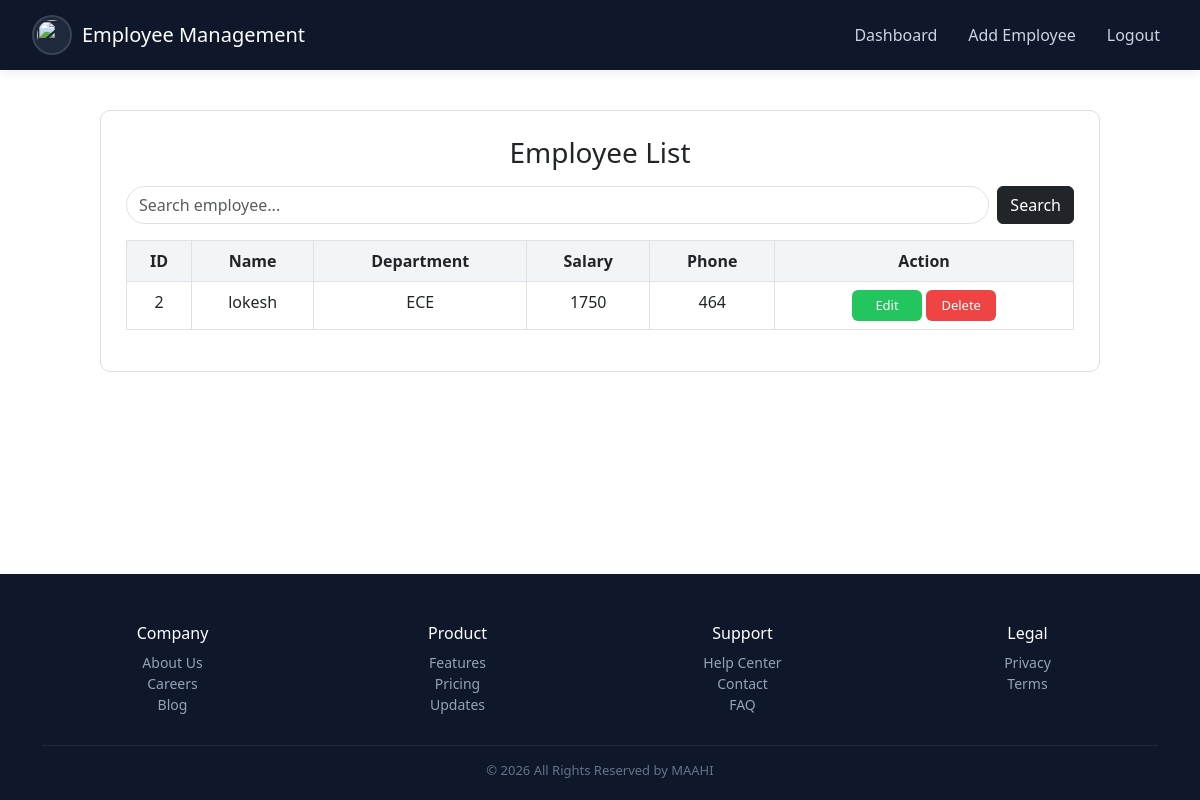
Page /view (signed in) on the committed database.
### tables this page shows
CREATE TABLE employye (
    eid INTEGER PRIMARY KEY AUTOINCREMENT,
    ename TEXT,
    edept TEXT,
    esalary INTEGER,
    ephone TEXT
);

### app.py (the view)
@app.route('/view')
def View():
    if "admin" not in session:
        flash("Please login first!", "warning")
        return redirect('/')
    search = request.args.get('search')
    con = get_connection()
    cur = con.cursor()
    if search:
        cur.execute(
            "SELECT * FROM employye WHERE ename LIKE ?",
            (search + "%",)
        )
    else:
        cur.execute("SELECT * FROM employye")
    data = cur.fetchall()
    con.close()
    return render_template('view_employe.html', employyes=data)

### app.py (called while the page is built)
def get_connection():
    con = sqlite3.connect("database.db")
    con.row_factory = sqlite3.Row
    return con

### templates/view_employe.html (shortened to what this page needs)
<!doctype html>
<html lang="en">
<head>
<link href="https://cdn.jsdelivr.net/npm/bootstrap@5.3.0/dist/css/bootstrap.min.css" rel="stylesheet">
</head>
<body>
<nav class="navbar navbar-expand-lg">
    <div class="container-fluid">
        <a class="navbar-brand" href="#">
            <img src="https://static.vecteezy.com/system/resources/previews/020/859/601/non_2x/employee-management-icon-design-free-vector.jpg" class="logo">
            <span>Employee Management</span>
        </a>
        <div class="collapse navbar-collapse" id="navMenu">
            <div class="navbar-nav ms-auto">
                <a class="nav-link" href="/view">Dashboard</a>
                <a class="nav-link" href="/add_employee">Add Employee</a>
                <a class="nav-link" href="/logout">Logout</a>
            </div>
        </div>
    </div>
</nav>
<div class="wrapper">
    <div class="table-card">
        <h3 class="mb-3 text-center">Employee List</h3>
        <form class="d-flex mb-3 search-box" method="GET" action="/view">
            <input type="search" name="search" class="form-control me-2"
                   placeholder="Search employee..."
                   value="{{ request.args.get('search','') }}">
            <button class="btn btn-dark">Search</button>
        </form>
        <div class="table-responsive">
            <table class="table table-bordered text-center">
                <thead>
                    <tr>
                        <th>ID</th>
                        <th>Name</th>
                        <th>Department</th>
                        <th>Salary</th>
                        <th>Phone</th>
                        <th>Action</th>
                    </tr>
                </thead>
                <tbody>
                {% if employyes %}
                    {% for e in employyes %}
                    <tr>
                        <td>{{e[0]}}</td>
                        <td>{{e[1]}}</td>
                        <td>{{e[2]}}</td>
                        <td>{{e[3]}}</td>
                        <td>{{e[4]}}</td>
                        <td>
                            <a href="/edit/{{e[0]}}" class="action-btn edit">Edit</a>
                            <a href="/delete/{{e[0]}}" class="action-btn delete">Delete</a>
                        </td>
                    </tr>
                    {% endfor %}
                {% else %}
                    <tr>
                        <td colspan="6">No Employees Found</td>
                    </tr>
                {% endif %}
                </tbody>
            </table>
        </div>
    </div>
</div>
<div class="footer">
    <div class="container">
        <div class="row">
            <div class="col-md-3">
                <h6>Company</h6>
                <a href="#">About Us</a>
                <a href="#">Careers</a>
                <a href="#">Blog</a>
            </div>
            <div class="col-md-3">
                <h6>Product</h6>
                <a href="#">Features</a>
                <a href="#">Pricing</a>
                <a href="#">Updates</a>
            </div>
            <div class="col-md-3">
                <h6>Support</h6>
                <a href="#">Help Center</a>
                <a href="#">Contact</a>
                <a href="#">FAQ</a>
            </div>
            <div class="col-md-3">
                <h6>Legal</h6>
                <a href="#">Privacy</a>
                <a href="#">Terms</a>
            </div>
        </div>
        <div class="footer-bottom">
            © 2026 All Rights Reserved by MAAHI
        </div>
    </div>
</div>
</body>
</html>

### templates/view_employe.html (style rules this page uses)
body { margin: 0; background: #ffffff; font-family: 'Segoe UI', sans-serif; display: flex; flex-direction: column; min-height: 100vh; }
.navbar { background: #0f172a; padding: 10px 20px; box-shadow: 0 2px 10px rgba(0,0,0,0.08); position: sticky; top: 0; z-index: 1000; }
.logo { width: 40px; height: 40px; border-radius: 50%; object-fit: cover; padding: 3px; background: #1e293b; border: 2px solid #ffffff20; }
.navbar-brand { display: flex; align-items: center; gap: 10px; color: white !important; }
.navbar-nav .nav-link { color: #cbd5e1 !important; margin-left: 15px; }
.wrapper { flex: 1; padding: 40px 15px; }
.table-card { width: 100%; max-width: 1000px; margin: auto; padding: 25px; border-radius: 10px; background: #fff; border: 1px solid #ddd; }
.search-box input { border-radius: 20px; }
.table th { background: #f3f4f6; }
.action-btn { display: inline-block; width: 70px; padding: 6px 0; text-align: center; border-radius: 6px; font-size: 13px; font-weight: 500; text-decoration: none; }
.edit { background: #22c55e; color: white; }
.delete { background: #ef4444; color: white; }
.footer { background: #0f172a; color: #cbd5e1; padding: 50px 20px 20px; }
.footer { margin-top: 150px; }
.footer .row { justify-content: center; text-align: center; }
.footer h6 { color: #ffffff; }
.footer a { display: block; color: #94a3b8; text-decoration: none; font-size: 14px; }
.footer-bottom { border-top: 1px solid #1e293b; margin-top: 30px; padding-top: 15px; text-align: center; font-size: 13px; color: #64748b; }

### rows in the picture
employye: eid "2", ename "lokesh", edept "ECE", esalary "1750", ephone "464"
